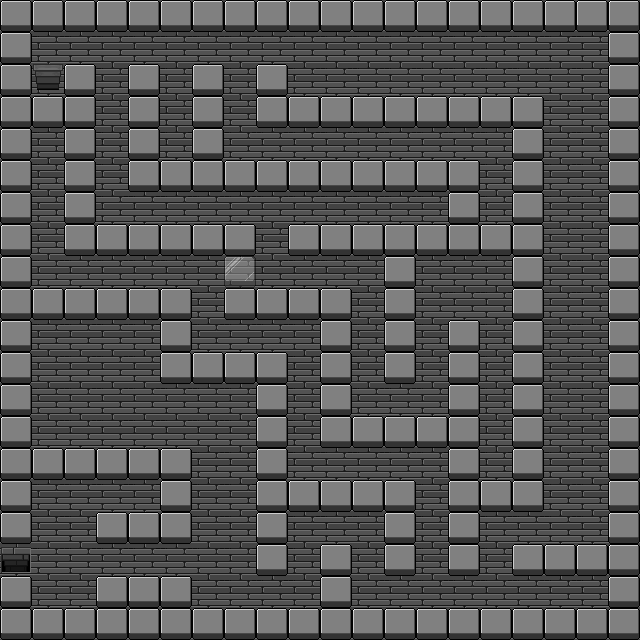

The image is a tile-based game level rendered from a .tmx file. Its description and complete source (layers, tilesets, objects, tile grids) follow:
An orthogonal 20x20 tile map with 32x32 px tiles, 3 tile layers (suelo, muros, muros_falsos) and 43 objects (31x gema, 9x fuego, llave, puerta, salida).

<map version="1.0" tiledversion="1.0.3" orientation="orthogonal" renderorder="right-down" width="20" height="20" tilewidth="32" tileheight="32" nextobjectid="68">
 <tileset firstgid="1" name="tileset" tilewidth="32" tileheight="32" tilecount="16" columns="8">
  <image source="../imagenes/tileset2.png" trans="ff00ff" width="256" height="64" />
 </tileset>
 <layer name="suelo" width="20" height="20">
  <data encoding="csv">
1,1,1,1,1,1,1,1,1,1,1,1,1,1,1,1,1,1,1,1,
1,1,1,1,1,1,1,1,1,1,1,1,1,1,1,1,1,1,1,1,
1,1,1,1,1,1,1,1,1,1,1,1,1,1,1,1,1,1,1,1,
1,1,1,1,1,1,1,1,1,1,1,1,1,1,1,1,1,1,1,1,
1,1,1,1,1,1,1,1,1,1,1,1,1,1,1,1,1,1,1,1,
1,1,1,1,1,1,1,1,1,1,1,1,1,1,1,1,1,1,1,1,
1,1,1,1,1,1,1,1,1,1,1,1,1,1,1,1,1,1,1,1,
1,1,1,1,1,1,1,1,1,1,1,1,1,1,1,1,1,1,1,1,
1,1,1,1,1,1,1,1,1,1,1,1,1,1,1,1,1,1,1,1,
1,1,1,1,1,1,1,1,1,1,1,1,1,1,1,1,1,1,1,1,
1,1,1,1,1,1,1,1,1,1,1,1,1,1,1,1,1,1,1,1,
1,1,1,1,1,1,1,1,1,1,1,1,1,1,1,1,1,1,1,1,
1,1,1,1,1,1,1,1,1,1,1,1,1,1,1,1,1,1,1,1,
1,1,1,1,1,1,1,1,1,1,1,1,1,1,1,1,1,1,1,1,
1,1,1,1,1,1,1,1,1,1,1,1,1,1,1,1,1,1,1,1,
1,1,1,1,1,1,1,1,1,1,1,1,1,1,1,1,1,1,1,1,
1,1,1,1,1,1,1,1,1,1,1,1,1,1,1,1,1,1,1,1,
1,1,1,1,1,1,1,1,1,1,1,1,1,1,1,1,1,1,1,1,
1,1,1,1,1,1,1,1,1,1,1,1,1,1,1,1,1,1,1,1,
1,1,1,1,1,1,1,1,1,1,1,1,1,1,1,1,1,1,1,1
</data>
 </layer>
 <layer name="muros" width="20" height="20">
  <data encoding="csv">
2,2,2,2,2,2,2,2,2,2,2,2,2,2,2,2,2,2,2,2,
2,0,0,0,0,0,0,0,0,0,0,0,0,0,0,0,0,0,0,2,
2,3,2,0,2,0,2,0,2,0,0,0,0,0,0,0,0,0,0,2,
2,2,2,0,2,0,2,0,2,2,2,2,2,2,2,2,2,0,0,2,
2,0,2,0,2,0,2,0,0,0,0,0,0,0,0,0,2,0,0,2,
2,0,2,0,2,2,2,2,2,2,2,2,2,2,2,0,2,0,0,2,
2,0,2,0,0,0,0,0,0,0,0,0,0,0,2,0,2,0,0,2,
2,0,2,2,2,2,2,2,0,2,2,2,2,2,2,2,2,0,0,2,
2,0,0,0,0,0,0,0,0,0,0,0,2,0,0,0,2,0,0,2,
2,2,2,2,2,2,0,2,2,2,2,0,2,0,0,0,2,0,0,2,
2,0,0,0,0,2,0,0,0,0,2,0,2,0,2,0,2,0,0,2,
2,0,0,0,0,2,2,2,2,0,2,0,2,0,2,0,2,0,0,2,
2,0,0,0,0,0,0,0,2,0,2,0,0,0,2,0,2,0,0,2,
2,0,0,0,0,0,0,0,2,0,2,2,2,2,2,0,2,0,0,2,
2,2,2,2,2,2,0,0,2,0,0,0,0,0,2,0,2,0,0,2,
2,0,0,0,0,2,0,0,2,2,2,2,2,0,2,2,2,0,0,2,
2,0,0,2,2,2,0,0,2,0,0,0,2,0,2,0,0,0,0,2,
4,0,0,0,0,0,0,0,2,0,2,0,2,0,2,0,2,2,2,2,
2,0,0,2,2,2,0,0,0,0,2,0,0,0,0,0,0,0,0,2,
2,2,2,2,2,2,2,2,2,2,2,2,2,2,2,2,2,2,2,2
</data>
 </layer>
 <objectgroup name="incendios">
  <object id="21" name="fuego" gid="2" x="573.333" y="192" width="32" height="32" />
  <object id="22" name="fuego" gid="2" x="542.667" y="256" width="32" height="32" />
  <object id="24" name="fuego" gid="2" x="541.333" y="126.667" width="32" height="32" />
  <object id="25" name="fuego" gid="2" x="577.333" y="312" width="32" height="32" />
  <object id="26" name="fuego" gid="2" x="541.333" y="376" width="32" height="32" />
  <object id="28" name="fuego" gid="2" x="574.667" y="430.667" width="32" height="32" />
  <object id="29" name="fuego" gid="2" x="541.333" y="490.667" width="32" height="32" />
  <object id="65" name="fuego" gid="2" x="157.333" y="264" width="32" height="32" />
  <object id="66" name="fuego" gid="2" x="253.333" y="308" width="32" height="32" />
 </objectgroup>
 <objectgroup name="gemas">
  <object id="30" name="gema" gid="2" x="98.6667" y="58.6667" width="32" height="32" />
  <object id="31" name="gema" gid="2" x="156" y="58.6667" width="32" height="32" />
  <object id="32" name="gema" gid="2" x="226.667" y="58.6667" width="32" height="32" />
  <object id="34" name="gema" gid="2" x="360" y="58.6667" width="32" height="32" />
  <object id="35" name="gema" gid="2" x="416" y="89.3333" width="32" height="32" />
  <object id="36" name="gema" gid="2" x="445.333" y="57.3333" width="32" height="32" />
  <object id="37" name="gema" gid="2" x="485.333" y="90.6667" width="32" height="32" />
  <object id="38" name="gema" gid="2" x="509.333" y="60" width="32" height="32" />
  <object id="39" name="gema" gid="2" x="577.333" y="88" width="32" height="32" />
  <object id="40" name="gema" gid="2" x="293.333" y="89.3333" width="32" height="32" />
  <object id="42" name="gema" gid="2" x="225.333" y="156" width="32" height="32" />
  <object id="43" name="gema" gid="2" x="158.667" y="153.333" width="32" height="32" />
  <object id="44" name="gema" gid="2" x="270.667" y="154.667" width="32" height="32" />
  <object id="45" name="gema" gid="2" x="309.333" y="156" width="32" height="32" />
  <object id="46" name="gema" gid="2" x="349.333" y="156" width="32" height="32" />
  <object id="47" name="gema" gid="2" x="392" y="157.333" width="32" height="32" />
  <object id="48" name="gema" gid="2" x="432" y="160" width="32" height="32" />
  <object id="49" name="gema" gid="2" x="474.667" y="160" width="32" height="32" />
  <object id="50" name="gema" gid="2" x="478.667" y="197.333" width="32" height="32" />
  <object id="51" name="gema" gid="2" x="404" y="218.667" width="32" height="32" />
  <object id="52" name="gema" gid="2" x="445.333" y="286.667" width="32" height="32" />
  <object id="53" name="gema" gid="2" x="356" y="410.667" width="32" height="32" />
  <object id="54" name="gema" gid="2" x="93.3333" y="218.667" width="32" height="32" />
  <object id="55" name="gema" gid="2" x="25.3333" y="184" width="32" height="32" />
  <object id="56" name="gema" gid="2" x="36" y="288" width="32" height="32" />
  <object id="57" name="gema" gid="2" x="189.333" y="348" width="32" height="32" />
  <object id="58" name="gema" gid="2" x="285.333" y="346.667" width="32" height="32" />
  <object id="59" name="gema" gid="2" x="293.333" y="472" width="32" height="32" />
  <object id="60" name="gema" gid="2" x="408" y="488" width="32" height="32" />
  <object id="61" name="gema" gid="2" x="448" y="600" width="32" height="32" />
  <object id="62" name="gema" gid="2" x="354.667" y="596" width="32" height="32" />
 </objectgroup>
 <objectgroup name="objetos">
  <object id="27" name="llave" gid="5" x="568" y="606.667" width="32" height="32" />
  <object id="64" name="puerta" gid="14" x="97.3333" y="573.333" width="32" height="32" />
  <object id="67" name="salida" gid="2" x="-1.33333" y="572" width="32" height="32" />
 </objectgroup>
 <layer name="muros_falsos" width="20" height="20">
  <data encoding="csv">
0,0,0,0,0,0,0,0,0,0,0,0,0,0,0,0,0,0,0,0,
0,0,0,0,0,0,0,0,0,0,0,0,0,0,0,0,0,0,0,0,
0,0,0,0,0,0,0,0,0,0,0,0,0,0,0,0,0,0,0,0,
0,0,0,0,0,0,0,0,0,0,0,0,0,0,0,0,0,0,0,0,
0,0,0,0,0,0,0,0,0,0,0,0,0,0,0,0,0,0,0,0,
0,0,0,0,0,0,0,0,0,0,0,0,0,0,0,0,0,0,0,0,
0,0,0,0,0,0,0,0,0,0,0,0,0,0,0,0,0,0,0,0,
0,0,0,0,0,0,0,0,0,0,0,0,0,0,0,0,0,0,0,0,
0,0,0,0,0,0,0,7,0,0,0,0,0,0,0,0,0,0,0,0,
0,0,0,0,0,0,0,0,0,0,0,0,0,0,0,0,0,0,0,0,
0,0,0,0,0,0,0,0,0,0,0,0,0,0,0,0,0,0,0,0,
0,0,0,0,0,0,0,0,0,0,0,0,0,0,0,0,0,0,0,0,
0,0,0,0,0,0,0,0,0,0,0,0,0,0,0,0,0,0,0,0,
0,0,0,0,0,0,0,0,0,0,0,0,0,0,0,0,0,0,0,0,
0,0,0,0,0,0,0,0,0,0,0,0,0,0,0,0,0,0,0,0,
0,0,0,0,0,0,0,0,0,0,0,0,0,0,0,0,0,0,0,0,
0,0,0,0,0,0,0,0,0,0,0,0,0,0,0,0,0,0,0,0,
0,0,0,0,0,0,0,0,0,0,0,0,0,0,0,0,0,0,0,0,
0,0,0,0,0,0,0,0,0,0,0,0,0,0,0,0,0,0,0,0,
0,0,0,0,0,0,0,0,0,0,0,0,0,0,0,0,0,0,0,0
</data>
 </layer>
</map>
